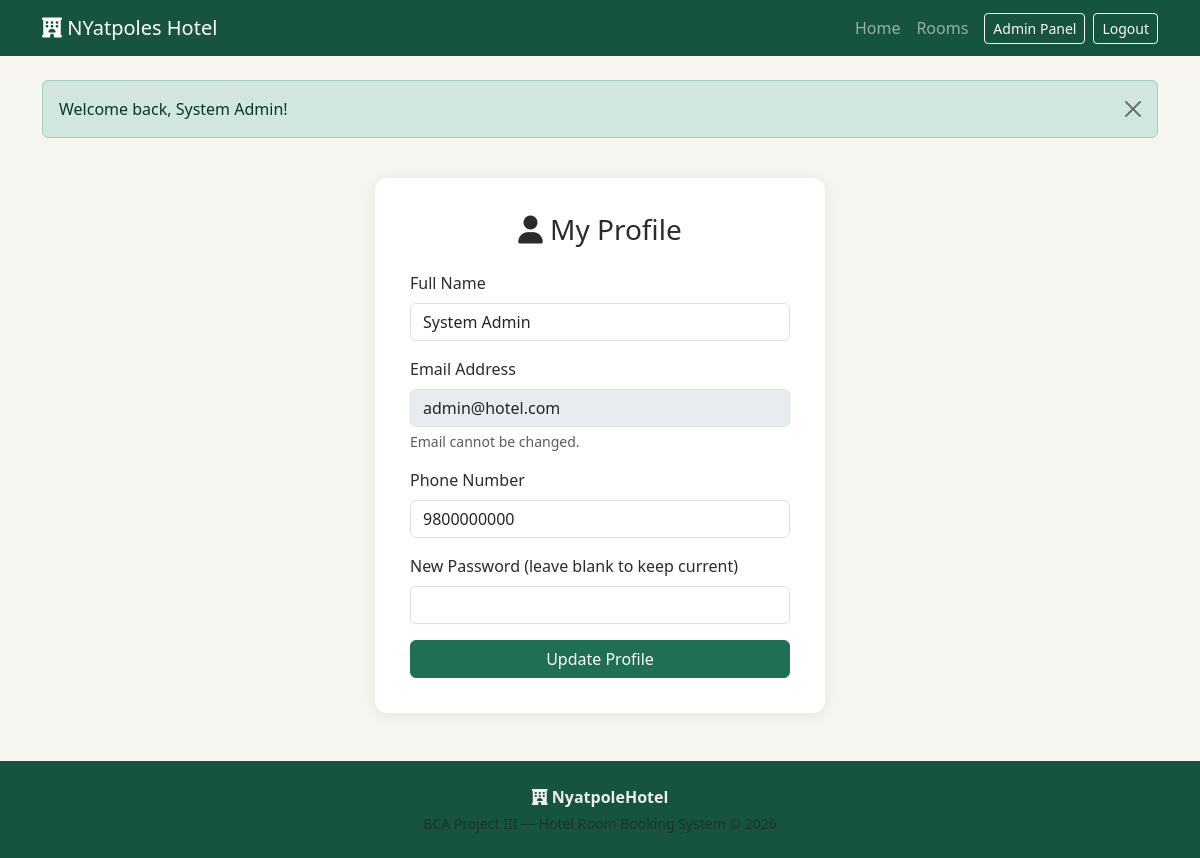
The app's page /profile.php (signed in) with its own data.
### tables this page shows
CREATE TABLE users (
    user_id INT AUTO_INCREMENT PRIMARY KEY,
    full_name VARCHAR(100) NOT NULL,
    email VARCHAR(100) NOT NULL UNIQUE,
    phone VARCHAR(20) NOT NULL,
    password VARCHAR(255) NOT NULL,
    role ENUM('customer', 'admin') NOT NULL DEFAULT 'customer',
    created_at TIMESTAMP DEFAULT CURRENT_TIMESTAMP
);

### profile.php (the view, shortened to what this page needs)
<?php
require_once 'includes/db.php';
require_once 'includes/functions.php';
$user_id = $_SESSION['user_id'];
$result = mysqli_query($conn, "SELECT * FROM users WHERE user_id = $user_id");
$user = mysqli_fetch_assoc($result);
require_once 'includes/header.php';
?>
<div class="auth-box">
    <h3 class="text-center mb-4"><i class="fa-solid fa-user"></i> My Profile</h3>
    <form method="POST">
        <div class="mb-3">
            <label class="form-label">Full Name</label>
            <input type="text" name="full_name" class="form-control" value="<?php echo htmlspecialchars($user['full_name']); ?>" required>
        </div>
        <div class="mb-3">
            <label class="form-label">Email Address</label>
            <input type="email" class="form-control" value="<?php echo htmlspecialchars($user['email']); ?>" disabled>
            <div class="form-text">Email cannot be changed.</div>
        </div>
        <div class="mb-3">
            <label class="form-label">Phone Number</label>
            <input type="text" name="phone" class="form-control" value="<?php echo htmlspecialchars($user['phone']); ?>" required>
        </div>
        <div class="mb-3">
            <label class="form-label">New Password (leave blank to keep current)</label>
            <input type="password" name="new_password" class="form-control">
        </div>
        <button type="submit" class="btn btn-primary w-100">Update Profile</button>
    </form>
</div>
<?php require_once 'includes/footer.php'; ?>

### assets/css/style.css (style rules this page uses)
:root { --primary: #1f6f54; --primary-dark: #16543f; --accent: #d4a95a; --bg-light: #f7f5f0; }
body { background-color: var(--bg-light); font-family: 'Segoe UI', Roboto, Arial, sans-serif; color: #2b2b2b; }
.btn-primary { background-color: var(--primary); border-color: var(--primary); }
.auth-box { max-width: 450px; margin: 40px auto; background: #fff; padding: 35px; border-radius: 12px; box-shadow: 0 2px 15px rgba(0,0,0,0.08); }

### records on screen
users: full_name "System Admin", email "admin@hotel.com", phone "9800000000"

### other values on screen
$flash['message'] "Welcome back, System Admin!"
